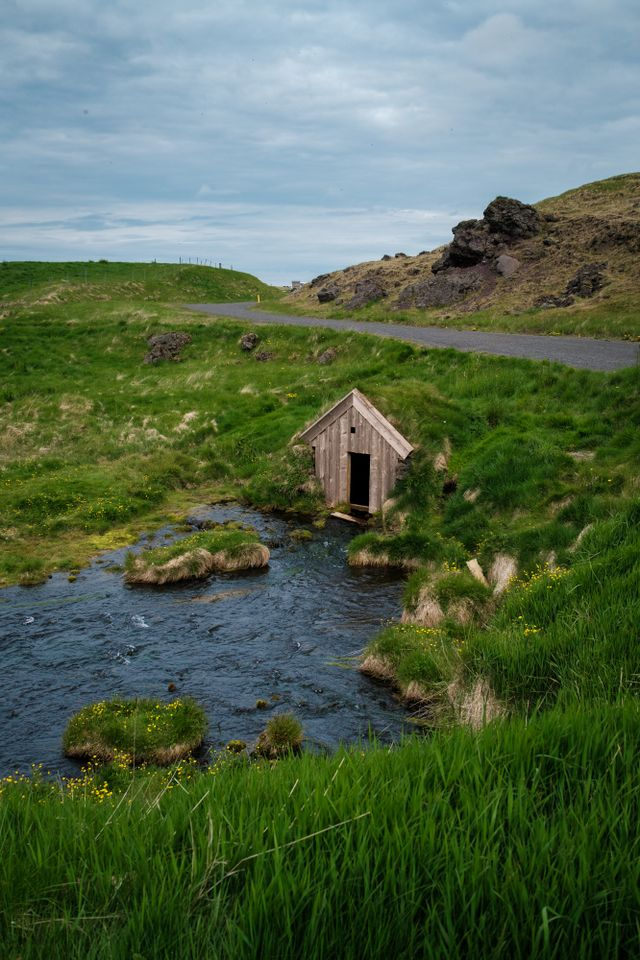
#> input picture pi-m1-1-main/images/input/imagem.png, 640 x 960 px
$ python pdi_lab.py --input ../../pi-m1-1-main/images/input/imagem.png --output out.png --operation brightness
#> lines starting #> are read from the running program, lines starting #| are printed output that depends on the picture
import argparse
import os
import sys
from PIL import Image

# ==========================================
# 1. FUNÇÕES DE I/O E UTILITÁRIOS
# ==========================================

def resolve_input_path(input_arg: str) -> str:
    """
    Resolve o caminho da imagem de entrada.
    Permite passar apenas o nome da imagem (ex: 'foto.png')
    ou o caminho completo. Procurará em 'images/input/' por padrão.
    """
    if os.path.exists(input_arg):
        return input_arg

    # Tenta buscar dentro do diretório padrão images/input/
    default_path = os.path.join("images", "input", input_arg)
    if os.path.exists(default_path):
        return default_path

    sys.stderr.write(f"Erro: Imagem nao encontrada em '{input_arg}' nem em '{default_path}'.\n")
    sys.exit(1)


def load_image_gray(path: str) -> tuple[list[list[int]], int, int]:
    """Lê uma imagem, converte para escala de cinza e retorna (matriz, width, height)."""
    resolved_path = resolve_input_path(path)
    try:
        with Image.open(resolved_path) as img:
#> img is the input picture: PIL image 640x960 RGB; mean R, G, B 84.6, 103.7, 79
            img_gray = img.convert("L")
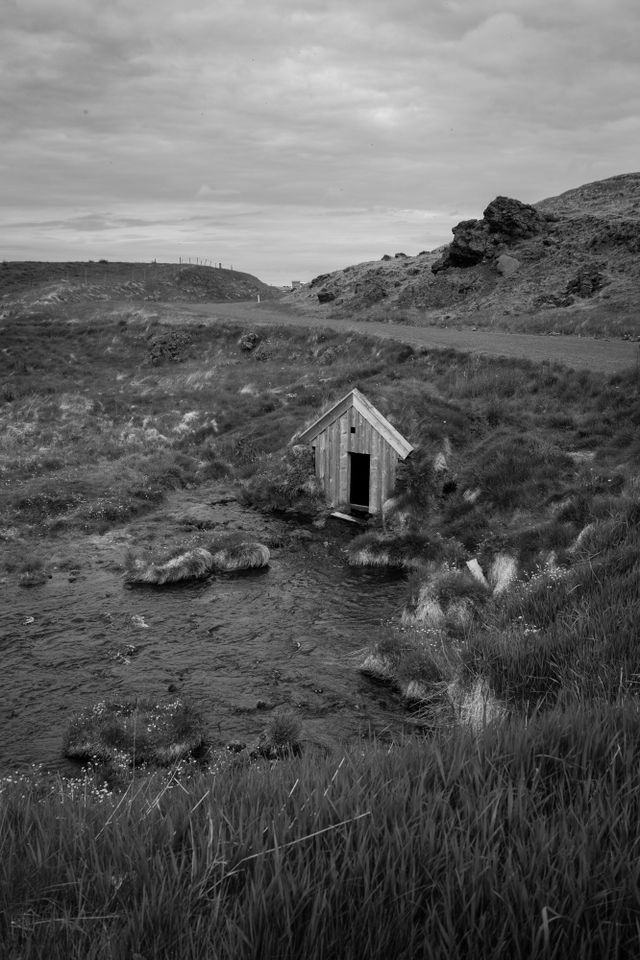
#> img_gray: PIL image 640x960 L; min 0, max 236, mean 95.2
            width, height = img_gray.size
#> width = 640; height = 960
            pixels_flat = list(img_gray.getdata())
#> pixels_flat = 614400 items

            # Converte lista plana para matriz 2D (height x width)
            matrix = [
                pixels_flat[y * width : (y + 1) * width]
                for y in range(height)
            ]
#> matrix = 960 items
            return matrix, width, height
    except Exception as e:
        sys.stderr.write(f"Erro ao abrir imagem '{resolved_path}': {e}\n")
        sys.exit(1)


# [32 lines left out: functions save_image_gray, save_histogram_csv, not called in this run]


# ==========================================
# 2. OPERAÇÕES MANUAIS DE INTENSIDADE
# ==========================================

def clamp_pixel(value: float) -> int:
    """Garante que o valor do pixel esteja entre [0, 255]."""
    return max(0, min(255, int(round(value))))


# [58 lines left out: functions apply_brightness, apply_contrast, apply_negative, apply_threshold, calculate_histogram, not called in this run]


# ==========================================
# 3. INTERFACE DE LINHA DE COMANDO (CLI)
# ==========================================

def main():
    parser = argparse.ArgumentParser(description="PDI Lab M1.2 - Transformacoes de Intensidade")

    parser.add_argument(
        "--input", required=True,
        help="Nome da imagem na pasta input (ex: foto.png) ou caminho completo."
    )
    parser.add_argument(
        "--output", required=True,
        help="Caminho do arquivo de saída (imagem ou CSV)."
    )
    parser.add_argument(
        "--operation", required=True,
        choices=["brightness", "contrast", "negative", "threshold", "histogram"],
        help="Operação solicitada"
    )
    parser.add_argument("--value", type=int, default=None, help="Valor de brilho (b)")
    parser.add_argument("--alpha", type=float, default=None, help="Valor de contraste (alpha)")
    parser.add_argument("--threshold", type=int, default=None, help="Valor de limiar (T)")

    args = parser.parse_args()

    # Carrega imagem resolvendo a busca dentro da pasta de input
    matrix, _, _ = load_image_gray(args.input)
#> matrix = 960 items
    op = args.operation

    if op == "brightness":
        if args.value is None:
            sys.stderr.write("Erro: Parâmetro --value é obrigatório para brilho.\n")
#> (the run stopped early here; a loop or call above may not have finished)
